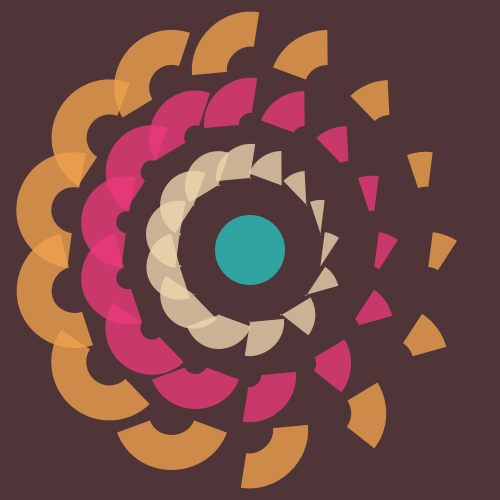
Frame 1 (no input)
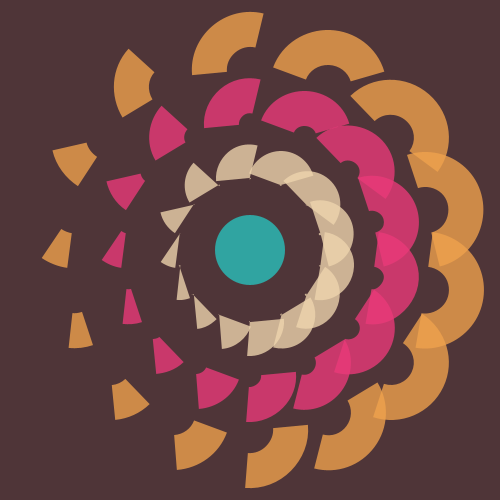
Frame 60 (the mouse pressed at the canvas centre just before this capture)
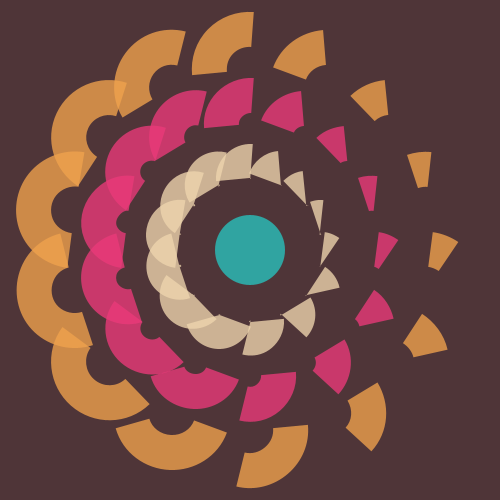
Frame 120 (the mouse held since frame 60 and released just before this capture)

The Processing sketch that drew these frames (run headless with seeded random() and noise(); from frame 60 on, the mouse is pressed at the canvas centre):

// Processing sketch: processing_136768
// ── processing_136768.pde

int num = 14;
float a, dis, radius, theta, endpos;
float[] angle = new float[num];
//PVector[] center = new PVector[num];


void setup() {
  size(500, 500);
  background(255);
  noFill();
  strokeCap(SQUARE);

  radius = 180;
  float sw = 35;

  strokeWeight(sw);

  // calculating the distance between two circles
  float cx = sin(TWO_PI/num)*radius;
  float cy = cos(TWO_PI/num)*radius;
  dis = dist(0, radius, cx, cy)+1.2;

  for (int i=0; i<num; i++) {
    angle[i] = a; 
    a += (TWO_PI/num);
  }
}


void draw() {
  background(#4F3538);
  translate(width/2, height/2);
  float alpha = 200;

  for (int i=0; i<num; i++) {

    pushMatrix();
    rotate(angle[i]);
    float x = 0;
    float y = -radius;
    stroke(#F0A24C, alpha);
    endpos = map(sin(theta-angle[i]), -1, 1, PI*1.1, TWO_PI);
    //endpos = map(sin(theta), -1, 1, PI*1.1, TWO_PI*1.025);
    /*
    if (i%2==0) {
      arc(x, y, dis, dis, 0, PI);
    } 
    else {
      arc(x, y, dis, dis, PI*.97, endpos);
    }
    */
    arc(x, y, dis, dis, PI*.97, endpos);
    stroke(#EB3979,alpha);
    arc(x, y*.7, dis*.7, dis*.7, PI*.97, endpos);
    stroke(#EFD5AE, alpha);
    arc(x, y*.4, dis*.4, dis*.4, PI*.97, endpos);

    popMatrix();
  }
  
  fill(#30A4A1);
  noStroke();
  ellipse(0,0,70,70);
  noFill();

  theta += 0.0523;
  
}
